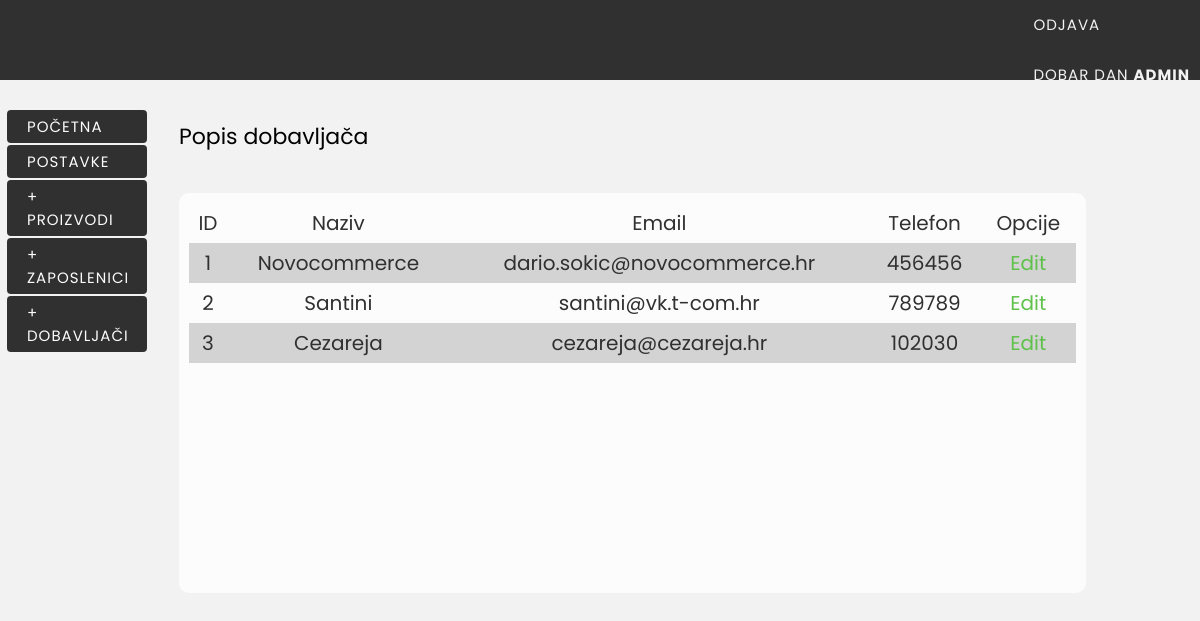
The page /viewlist.php?list=supplier (signed in) on the database its author committed.
### tables this page shows
CREATE TABLE IF NOT EXISTS `supplier` (
  `sdealer` varchar(20) NOT NULL,
  `semail` varchar(40) NOT NULL,
  `sid` int(11) NOT NULL,
  `saddress` varchar(50) NOT NULL,
  `sphone` varchar(15) NOT NULL
);

### viewlist.php (the view, shortened to what this page needs)
<?php
require_once("include/header.php");
$connect = mysqli_connect(DB_SERVER, DB_USER, DB_PASSWORD, DB_NAME);
?>
<div id="body">
    <?php include_once("include/left_content.php"); ?>
    <div class="rcontent">
        <?php if(isset($_GET['list'])){
            if(!strcmp(strtolower($_GET['list']),"product")){
                echo"<h1><span>Popis proizvoda</span></h1>";
                echo"<div id='contentbox'><div id='data'>
                 <table id='itemList' ><tr><th>ID</th><th>Naziv</th><th>Dobavljač</th><th>Cijena</th><th>Opcije</th></tr>";
                $plist = mysqli_query($connect,"SELECT product.product_id, product.product_name, product.quantity, product.supplier_id, supplier.sdealer FROM product INNER JOIN supplier ON product.supplier_id = supplier.sid;");
                while($row = mysqli_fetch_array($plist)){
                    echo"<tr><td>{$row['product_id']}</td>
                     <td>{$row['product_name']}</td>
                     <td>{$row['sdealer']}</td>
                     <td>{$row['quantity']}</td>
                     <td><a href='editlist.php?name=product&id={$row['product_id']}'>Uredi</a></td>
                     </tr>";
                }
                echo"</table></div></div>";
            }
            elseif(!strcmp(strtolower($_GET['list']),"supplier")){
                echo"<h1><span>Popis dobavljača</span></h1>";
                echo"<div id='contentbox'><div id='data'>
                 <table id='itemList' ><tr><th>ID</th><th>Naziv</th><th>Email</th><th>Telefon</th><th>Opcije</th></tr>";
                $slist = mysqli_query($connect, "SELECT sid, sdealer, semail, sphone FROM supplier");
                while($row = mysqli_fetch_array($slist)){
                    echo"<tr><td>{$row['sid']}</td>
                     <td>{$row['sdealer']}</td>
                     <td>{$row['semail']}</td>
                     <td>{$row['sphone']}</td>
                     <td><a href='editlist.php?name=supplier&id={$row['sid']}'>Edit</a></td>
                     </tr>";
                }
                echo"</table></div></div>";
            }
            else {
                echo"<h1><span><a href='viewlist.php?list=Product'>Lista proizvoda</a></span></h1>
                 <h1><span><a href='viewlist.php?list=Supplier'>Lista dobavljača</a></span></h1>
                 <h1><span><a href='viewlist.php?list=Employee'>Lista zaposlenih</a></span></h1>";
            }
        }
        else {
            echo"<h1><span><a href='viewlist.php?list=Product'>Lista proizvoda</a></span></h1>
             <h1><span><a href='viewlist.php?list=Supplier'>Lista dobavljača</a></span></h1>
             <h1><span><a href='viewlist.php?list=Employee'>Lista zaposlenih</a></span></h1>";
        }
        ?>
    </div>
</div>

### css/outline.css (style rules this page uses)
html * { font-family: 'Poppins', sans-serif; }
body { margin-left:auto; margin-right:auto; background-color: #f2f2f2; background-repeat: repeat, no-repeat; background-position: center center; background-attachment: fixed; -webkit-background-size: auto, cover; -moz-background-size: auto, cover; -o-background-size: auto, cover; background-size: auto, cover; color: #000; font-family: 'Josefin Slab', Arial, sans-serif; font-size: 20px; }
a { color: #236F13FF; text-decoration: none; }
h1 { margin:0px; padding:20px; font-size:42px; color:#000; text-align:left; font-weight:400; }
h1 span { font-size:22px; color:#000; padding-top:10px; }
.rcontent { position:relative; width:84%; margin:0px 5px; float:left; overflow:auto; padding-bottom:100px; }
#contentbox { width:90%; height: 400px; margin: 20px; background-color:#FFFFFF; border-radius:10px; -moz-border-radius: 15px; opacity: 0.8; overflow: auto; }
#contentbox a { color: #236f13; }
#data { padding:10px; }
#itemList { width:100%; }
#itemList a { color: #3ab520; }
#itemList th,td { padding:5px; text-align:center; }
#itemList tr:nth-child(even) { background-color: #CCC; }
#itemList tr:nth-child(odd) { background-color:#FFF; }

### css/menu.css (style rules this page uses)
html * { font-family: 'Poppins', sans-serif; }

### rows shown on the page
supplier: sid "1", sdealer "Novocommerce", semail "dario.sokic@novocommerce.hr", sphone "456456"
supplier: sid "2", sdealer "Santini", semail "santini@vk.t-com.hr", sphone "789789"
supplier: sid "3", sdealer "Cezareja", semail "cezareja@cezareja.hr", sphone "102030"

### other values the page prints
$_SESSION['username'] "ADMIN"
